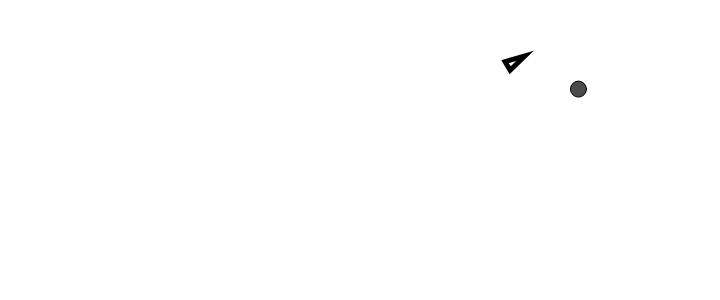
Frame 1 (no input)
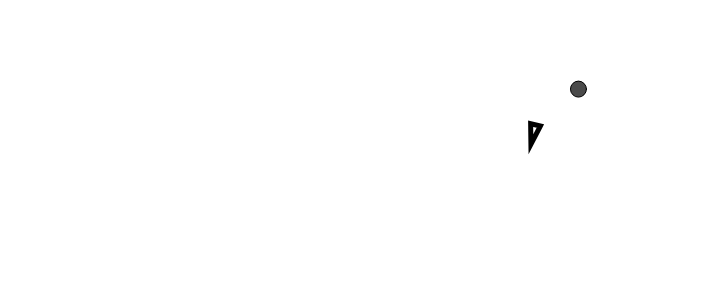
Frame 60 (no input)
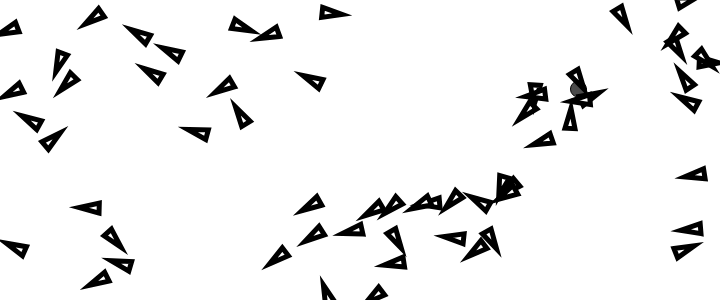
Frame 120 (the mouse pressed at the canvas centre since frame 60)

The p5.js sketch that drew these frames (run headless with seeded random() and noise() and a simulated clock; from frame 60 on, the mouse is pressed at the canvas centre):

// p5.js sketch
// ── sketch.js
/// <reference path="../../p5.global-mode.d.ts" />
class Vehicle {
    constructor(x=0,y=0,m=1) {
        this.mass = m;
        this.r = 5;
        this.maxspeed = 4;
        this.maxforce = 0.1;
        this.position = createVector(x, y);
        let vx = random(-this.maxspeed, this.maxspeed);
        let vy = random(-this.maxspeed, this.maxspeed);
        this.velocity = createVector(0, 0);
        this.acceleration = createVector(vx, vy);
    }
    applyForce(force) { // F=M*A, A=F/M
        let a = p5.Vector.div(force, this.mass);
        this.acceleration.add(a);
    }
    follow(flowField) {
        let desired = flowField.lookup(this.position);
        desired.mult(this.maxspeed);
        let steer = p5.Vector.sub(desired, this.velocity);
        steer.limit(this.maxforce);
        this.applyForce(steer);
    }
    seek(target) {
        let desired = p5.Vector.sub(target.position, this.position);
        desired.normalize();
        desired.mult(this.maxspeed);

        let steer = p5.Vector.sub(desired, this.velocity);
        steer.mult(this.maxforce);
        this.applyForce(steer);
    }
    update() {
        this.velocity.add(this.acceleration);
        this.position.add(this.velocity);
        this.acceleration.mult(0);

        if (this.position.x < 0) {
            this.position.x = width;
        } else if (this.position.x > width) {
            this.position.x = 0;
        }
        if (this.position.y < 0) {
            this.position.y = height;
        } else if (this.position.y > height) {
            this.position.y = 0;
        }
    }
    display() {
        let a = this.velocity.heading() + PI/2; // 90度傾ける
        push();
        //stroke(50);
        //strokeWeight(1/this.r);
        //fill(25);
        translate(this.position.x, this.position.y);
        rotate(a);
        scale(this.r);
        beginShape();
        vertex(-1, 2);
        vertex(0, -2);
        vertex(1, 2);
        endShape(CLOSE);
        pop();
    }
    runFollow(flowField) {
        this.follow(flowField);
        this.update();
        this.display();
    }
}
class Target {
    constructor() {
        this.position = createVector(random(0, width), random(0, height));   
        this.mass = 1;
    }
    update() {   
    }
    display() {
        push();
        //stroke(50);
        fill(75);
        translate(this.position.x ,this.position.y);
        rotate(0);
        ellipse(0, 0, this.mass*16, this.mass*16);
        pop();
    }
}
class FlowField {
    constructor() {
        this.resolution = 10;
        this.cols = width / this.resolution;
        this.rows = height / this.resolution;
        this.field = [];
        this.initFieldByNoise();
    }
    initFieldByCenter() {
        for (let x = 0; x < this.cols; x++) {
            this.field[x] = [];
            for (let y = 0; y < this.rows; y++) {
                let c = createVector(width/2, height/2);
                let _p = createVector(this.resolution * x, this.resolution * y);
                let v = p5.Vector.sub(c, _p);
                v.normalize();
                this.field[x][y] = v;
            }
        }
    }
    initFieldBySameVector() {
        for (let x = 0; x < this.cols; x++) {
            this.field[x] = [];
            for (let y = 0; y < this.rows; y++) {
                this.field[x][y] = createVector(1, 0.5);
            }
        }
    }
    initFieldByRandom() {
        for (let x = 0; x < this.cols; x++) {
            this.field[x] = [];
            for (let y = 0; y < this.rows; y++) {
                this.field[x][y] = createVector(random(-1,1), random(-1,1));
                this.field[x][y].normalize();
            }
        }
    }
    initFieldByNoise() {
        let xoff = 0;
        for (let x = 0; x < this.cols; x++) {
            this.field[x] = [];
            let yoff = 0;
            for (let y = 0; y < this.rows; y++) {
                let theta  = map(noise(xoff, yoff), 0, 1, 0, TWO_PI);
                this.field[x][y] = createVector(cos(theta), sin(theta));
                yoff += 0.1;
            }
            xoff += 0.1;
        }        
    }
    // 指定した位置のフィールドにあるベクトルを返す。位置は、PIXEL単位ではなく、col,row単位
    lookup(v) {
        let col = int(constrain(v.x/this.resolution, 0, this.cols-1));
        let row = int(constrain(v.y/this.resolution, 0, this.rows-1));
        return this.field[col][row].copy();
    }
    display() {
        let rs = this.resolution;
        for (let x = 0, xlen = this.cols; x < xlen; x++) {
            for (let y = 0, ylen = this.rows; y < ylen; y++) {
                let vec = this.field[x][y];
                // arrow shape. but slow.
                // let a = vec.heading() + PI/2;
                // push();
                // translate(x*this.resolution + vec.x*this.resolution, y*this.resolution + vec.y*this.resolution);
                // rotate(a);
                // scale(1);
                // beginShape();
                // vertex(-1, 2);
                // vertex(0, -2);
                // vertex(1, 2);
                // endShape(CLOSE);
                // pop();

                push();
                //stroke(240);
                //fill(200,0,0);
                //strokeWeight(2);
                translate(x*rs, y*rs);
                //point(0, 0);
                //stroke(200);
                //strokeWeight(1);
                line(0,0, vec.x*rs, vec.y*rs);
                pop();
            }
        }
        
    }
}
let vehicles;
let target;
let p;
function setup() {
    createCanvas(720, 300);
    vehicles = new Array(1).fill(0).map(n=>new Vehicle(random(0, width), random(0, height)));
    target = new Target();
    flowField = new FlowField();
    p = createP('s');
    createP('click mouse to append the Vehicle.');
}
function draw() {
    background(255);

    //flowField.display();
    target.display();
    vehicles.forEach((v)=>v.runFollow(flowField));

    p.html(frameRate());

    if (vehicles.length < 200) {
        if (mouseIsPressed) {
            vehicles.push(new Vehicle(random(0, width), random(0, height)));
        }
        if (frameCount % 60 == 0)
            vehicles.push(new Vehicle(random(0, width), random(0, height)));
    }
}
